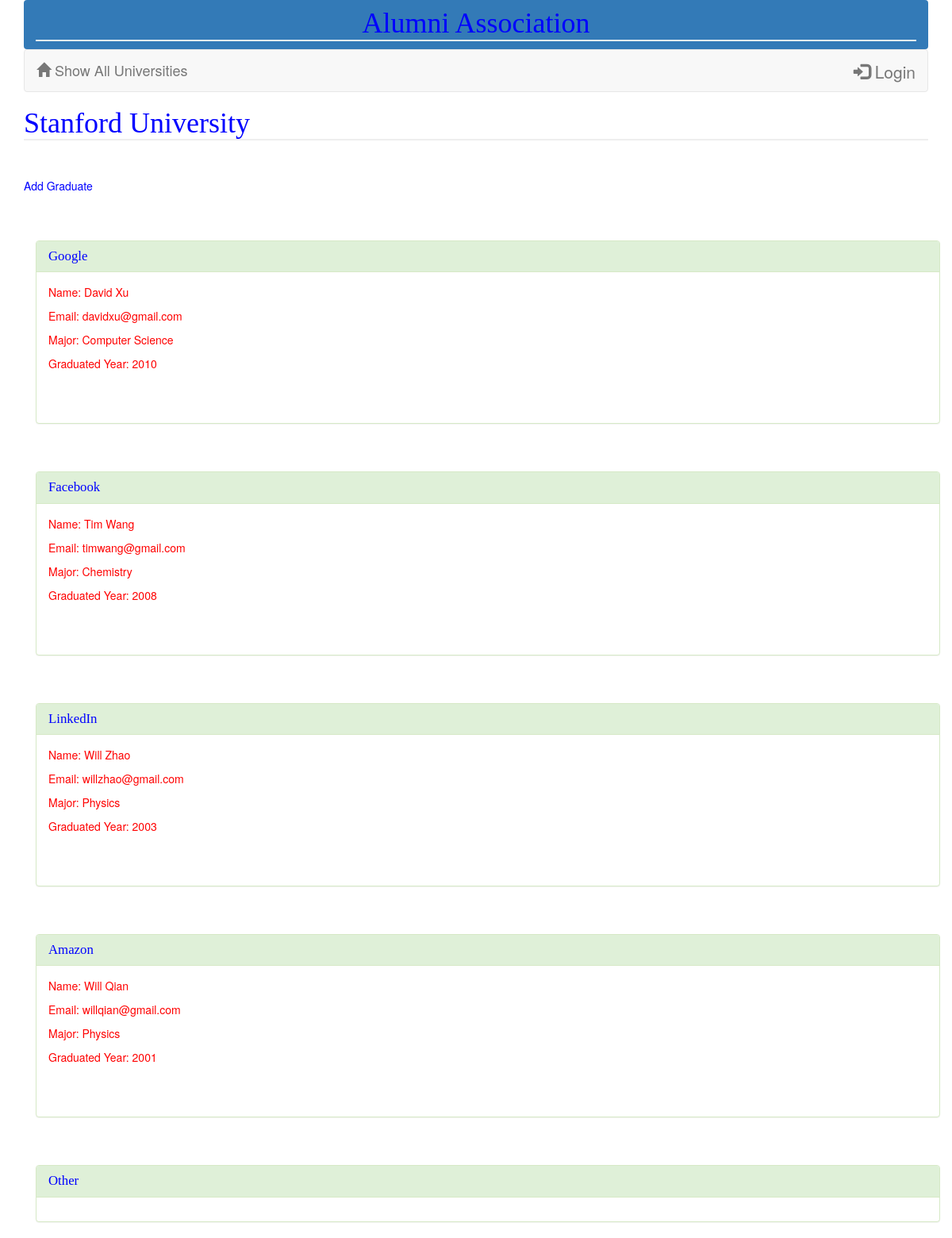
The page /university/1/graduate/ on the database its author committed.
### database_setup.py (models this page shows, shortened)
class University(Base):
    __tablename__ = 'university'
    name = Column(String(250), nullable=False)
    id = Column(Integer, primary_key=True)
    user_id = Column(Integer, ForeignKey('user.id'))
    user = relationship(User)
    print __tablename__

class Graduate(Base):
    __tablename__ = 'graduate'
    name = Column(String(80), nullable=False)
    id = Column(Integer, primary_key=True)
    major = Column(String(250))
    company = Column(String(250))
    email = Column(String(250))
    graduate_year = Column(String(8))
    university_id = Column(Integer, ForeignKey('university.id'))
    university = relationship(University)
    user_id = Column(Integer, ForeignKey('user.id'))
    user = relationship(User)

### project.py (the view)
@app.route('/university/<int:university_id>/')
@app.route('/university/<int:university_id>/graduate/')
def showGraduate(university_id):
    university = session.query(University).filter_by(id=university_id).one()
    graduates = session.query(Graduate).filter_by(
        university_id=university_id).all()
    creator = getUserInfo(university.user_id)
    if 'username' not in login_session or creator.id != login_session[
            'user_id']:
        return render_template(
            'publicgraduates.html',
            graduates=graduates,
            university=university,
            creator=creator)
    else:
        return render_template(
            'graduates.html',
            graduates=graduates,
            university=university,
            creator=creator)

### project.py (called while the page is built)
def getUserInfo(user_id):
    user = session.query(User).filter_by(id=user_id).one()
    return user

### templates/publicgraduates.html (shortened to what this page needs)
{% extends "base.html" %}
{% block content %}
<div class = 'pane'>
  <h1>{{ university.name }}</h1>
  {% if graduates !=[] %}
    <a href = "{{url_for('newGraduate', university_id = university.id )}}">
      <h5>Add Graduate</h5>
    </a>
  <div class='container'>
    <div class="panel panel-success">
      <div class='panel-heading'>
        <h2>Google</h2>
      </div>
      <div class="panel-body">
        {% for i in graduates %}
        {% if i.company == 'Google' %}
        <p>Name: {{i.name}}</p>
        <p>Email: {{i.email}}</p>
        <p>Major: {{i.major}}</p>
        <p>Graduated Year: {{i.graduate_year}}</p>
        {% endif %}
        {% endfor %}
      </div>
    </div>
    <div class="panel panel-success">
      <div class='panel-heading'>
        <h2>Facebook</h2>
      </div>
      <div class="panel-body">
        {% for i in graduates %}
        {% if i.company == 'Facebook' %}
        <p>Name: {{i.name}}</p>
        <p>Email: {{i.email}}</p>
        <p>Major: {{i.major}}</p>
        <p>Graduated Year: {{i.graduate_year}}</p>
        {% endif %}
        {% endfor %}
      </div>
    </div>
    <div class="panel panel-success">
      <div class='panel-heading'>
        <h2>LinkedIn</h2>
      </div>
      <div class='panel-body'>
        {% for i in graduates %}
        {% if i.company == 'LinkedIn' %}
        <p>Name: {{i.name}}</p>
        <p>Email: {{i.email}}</p>
        <p>Major: {{i.major}}</p>
        <p>Graduated Year: {{i.graduate_year}}</p>
      {% endif %}
      {% endfor %}
    </div>
  </div>
  <div class="panel panel-success">
    <div class='panel-heading'>
      <h2>Amazon</h2>
    </div>
    <div class='panel-body'>
      {% for i in graduates %}
      {% if i.company == 'Amazon' %}
      <p>Name: {{i.name}}</p>
      <p>Email: {{i.email}}</p>
      <p>Major: {{i.major}}</p>
      <p>Graduated Year: {{i.graduate_year}}</p>
    {% endif %}
    {% endfor %}
  </div>
  </div>
  <div class="panel panel-success">
    <div class='panel-heading'>
      <h2>Other</h2>
    </div>
    <div class="panel-body">
  </div>
</div>
{% else %}
  <p> You currently have no graduate. <p>
    <a href = "{{url_for('newGraduate', university_id = university.id )}}">Create New Graduate Profile</a>
{% endif %}
</div>
{% endblock %}

### templates/base.html (shortened to what this page needs)
<!DOCTYPE html>
<html lang="en">
	<head>
		<link rel='stylesheet' href='https://maxcdn.bootstrapcdn.com/bootstrap/3.3.7/css/bootstrap.min.css'>
		<link rel=stylesheet type=text/css href="{{ url_for('static', filename='main.css') }}">
	</head>
	<body>
		<section class="content">
			<div class="container">
        <ul class="nav nav-pills nav-stacked">
					<li class="active"><a href='#'><h1 class="text-center">Alumni Association</h1></a></li>
						<nav class="navbar navbar-default">
  						<div class="container-fluid">
    						<div class="navbar-header">
      						<a class="navbar-brand" href="{{url_for('showUniversity')}}">
										<span class="glyphicon glyphicon-home" aria-hidden="true"></span> Show All Universities
									</a>
    						</div>
								<ul class="nav navbar-nav navbar-right">
									{%if 'username' not in session %}
									<li class='list_item'><a href="{{url_for('showLogin')}}"><span class="glyphicon glyphicon-log-in"></span> Login </a></li>
									{% else %}
									<li class='list_item'><a href="{{url_for('disconnect')}}"> <span class="glyphicon glyphicon-log-out"></span> Logout </a></li>
									{% endif %}
    						</ul>
  						</div>
					</nav>
					{% block content %}
          {% endblock %}
        </ul>
			</div>
		</section>
	</body>
</html>

### static/main.css (style rules this page uses)
h1, h2, h3 { color: blue; }
h1, h2 { font-family: 'Georgia', serif; margin: 0; }
h1 { border-bottom: 2px solid #eee; }
h2 { font-size: 1.2em; }
p { color: red; }
a { text-decoration: none; color: blue; font-size: 1.5em; }

### rows shown on the page
University: name "Stanford University"
Graduate: name "David Xu", email "davidxu@gmail.com", major "Computer Science", graduate_year "2010"
Graduate: name "Tim Wang", email "timwang@gmail.com", major "Chemistry", graduate_year "2008"
Graduate: name "Will Zhao", email "willzhao@gmail.com", major "Physics", graduate_year "2003"
Graduate: name "Will Qian", email "willqian@gmail.com", major "Physics", graduate_year "2001"
